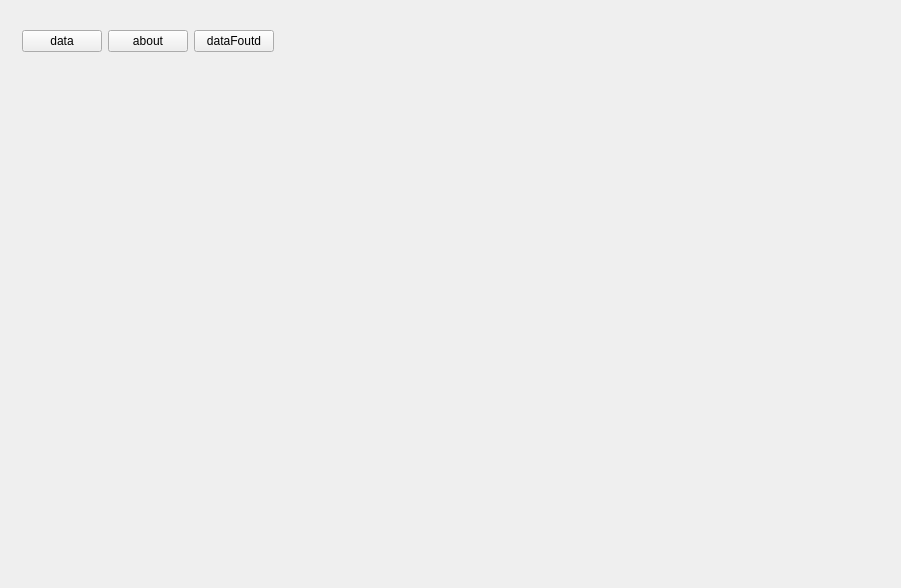
<?xml version="1.0" encoding="UTF-8"?>
<ui version="4.0">
 <class>testCmakeClass</class>
 <widget class="QMainWindow" name="testCmakeClass">
  <property name="geometry">
   <rect>
    <x>0</x>
    <y>0</y>
    <width>901</width>
    <height>588</height>
   </rect>
  </property>
  <property name="windowTitle">
   <string>testCmake</string>
  </property>
  <property name="styleSheet">
   <string notr="true"/>
  </property>
  <widget class="QWidget" name="centralWidget">
   <property name="styleSheet">
    <string notr="true"/>
   </property>
   <layout class="QVBoxLayout" name="verticalLayout">
    <item>
     <widget class="QWidget" name="widget" native="true">
      <property name="sizePolicy">
       <sizepolicy hsizetype="Preferred" vsizetype="Fixed">
        <horstretch>0</horstretch>
        <verstretch>0</verstretch>
       </sizepolicy>
      </property>
      <property name="minimumSize">
       <size>
        <width>0</width>
        <height>60</height>
       </size>
      </property>
      <layout class="QHBoxLayout" name="horizontalLayout">
       <item>
        <widget class="QPushButton" name="btnData">
         <property name="text">
          <string>data</string>
         </property>
        </widget>
       </item>
       <item>
        <widget class="QPushButton" name="btnAbout">
         <property name="text">
          <string>about</string>
         </property>
        </widget>
       </item>
       <item>
        <widget class="QPushButton" name="btnDataFound">
         <property name="text">
          <string>dataFoutd</string>
         </property>
        </widget>
       </item>
       <item>
        <spacer name="horizontalSpacer">
         <property name="orientation">
          <enum>Qt::Horizontal</enum>
         </property>
         <property name="sizeHint" stdset="0">
          <size>
           <width>40</width>
           <height>20</height>
          </size>
         </property>
        </spacer>
       </item>
      </layout>
     </widget>
    </item>
    <item>
     <widget class="QWidget" name="content" native="true"/>
    </item>
   </layout>
  </widget>
 </widget>
 <layoutdefault spacing="6" margin="11"/>
 <resources>
  <include location="testCmake.qrc"/>
 </resources>
 <connections/>
</ui>
